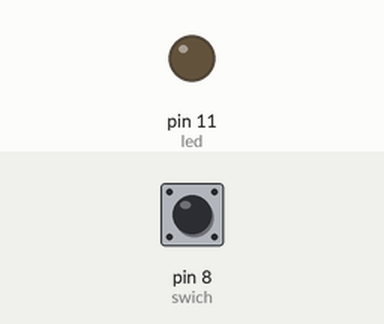
Simulated run of this sketch. Board: Arduino Uno, built with avr-gcc and run on an emulated ATmega328P. On the bench: output pins drawn as LEDs (lit = HIGH). Inputs (shaded band) come from the test bench; at power-on: pin 8 (swich) LOW.

Above: at 1.2 s.
1.3 s: pin 8 (swich) pulled HIGH for 0.15 s
At 1.6 s:
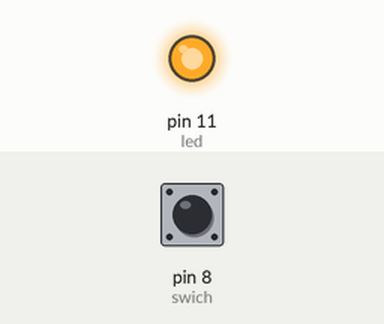
2.9 s: pin 8 (swich) pulled HIGH for 1 s
At 4.1 s:
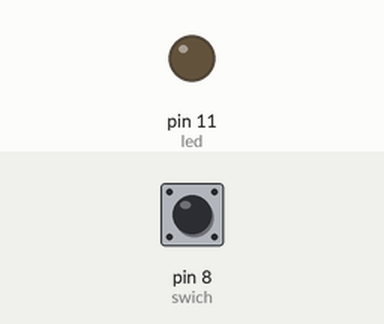
5.4 s: pin 8 (swich) pulled HIGH for 3.2 s
At 6.0 s:
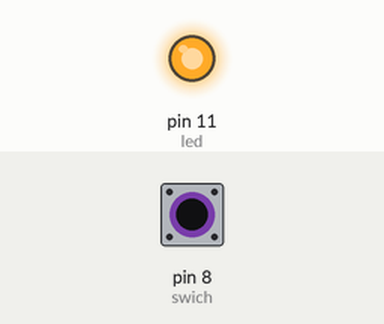
Timing chart, 0 to 8.4 s (numbered marks = the images above; inputs shaded):
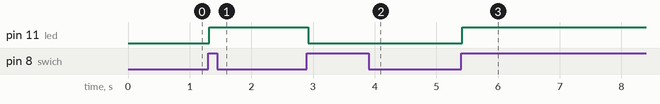

Measured:
- after the input at 1.3 s, pin 11 (led): LOW → HIGH at once
- after the input at 2.9 s, pin 11 (led): HIGH → LOW at once
- after the input at 5.4 s, pin 11 (led): LOW → HIGH at once

The sketch:

Light_on_switch_rebounce_fixed.ino
```cpp
int swich = 8;
int led = 11;
boolean turnon = 0;
boolean onoff0 = 0;
boolean onoffn1 = 0;

void setup () {
  pinMode(swich, INPUT);
  pinMode(led, OUTPUT);
}

void loop () {
  onoff0 = digitalRead(swich);
  if ((onoff0 == 1) && (onoffn1 == 0)) {
    turnon = !turnon;
  }
  onoffn1 = onoff0;
  delay(20);
  if (turnon == 1) {
    digitalWrite(led, 1);
  }
  else {
    digitalWrite(led, 0);
  }
}
```
